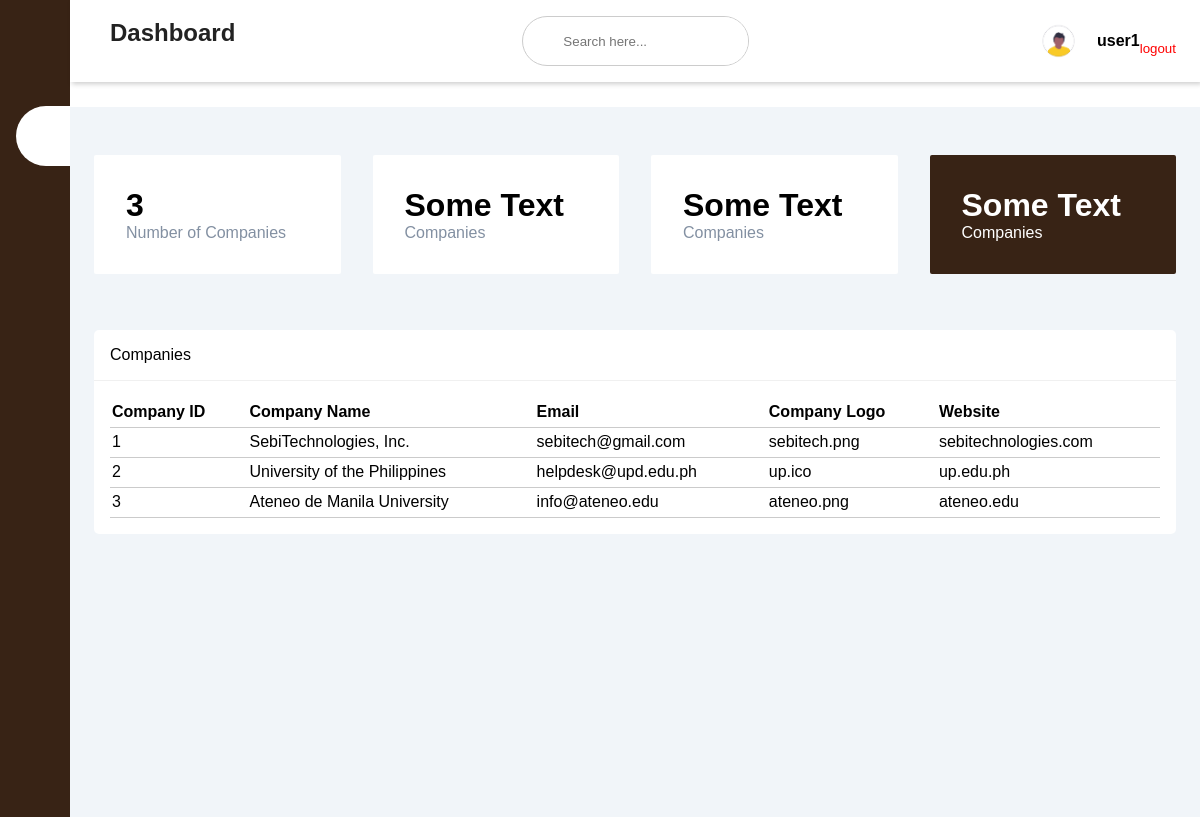
Page /index.php (signed in) on the committed database.
### tables this page shows
CREATE TABLE `companies_db_table` (
  `id` int(11) NOT NULL,
  `company_name` varchar(100) NOT NULL,
  `email` varchar(100) NOT NULL,
  `filename` varchar(100) NOT NULL,
  `website` varchar(100) NOT NULL
);

### index.php (the view, shortened to what this page needs)
<?php include('employees/functions/php_code1.php'); ?>
<!DOCTYPE html>
<html>
  <head>
    <link rel="stylesheet" type="text/css" href="css/dashboard-style.css">
		<link rel="stylesheet" href="https://maxst.icons8.com/vue-static/landings/line-awesome/line-awesome/1.3.0/css/line-awesome.min.css">
  </head>
  <body>
		<div class="content">
		<?php if (isset($_SESSION['success'])) : ?>
			<div class="error success" >
				<h3>
				</h3>
			</div>
		<?php endif ?>
    <div class = "sidebar">
      <div class = "sidebar-brand">
        <h1><span class = "lab la-accusoft"></span> <span>TechSols</span></h1>
      </div>
      <div class = "sidebar-menu">
        <ul>
          <li>
            <a href = "index.php" class = "active"><span class = "las la-igloo"></span>
            <span>Dashboard</span></a>
          </li>
          <li>
            <a href = "companies.php"><span class = "las la-clipboard-list"></span>
            <span>Manage Companies</span></a>
          </li>
        </ul>
      </div>
    </div>
    <div class = "main-content">
      <header>
        <h2>
          <label for = "nav-toggle">
            <span class = "las la-bars" style = "cursor: pointer;"></span>
          </label>
          Dashboard
        </h2>
        <div class = "search-wrapper">
          <input type = "search" placeholder = "Search here..." />
        </div>
        <div class = "user-wrapper">
					<img src="images/user_profile.png"  alt="user_profile">
          <?php  if (isset($_SESSION['user'])) : ?>
  					<strong><?php echo $_SESSION['user']['username']; ?></strong>
  					<small>
  						<br>
  						<a href="index.php?logout='1'" style="color: red;">logout</a>
  					</small>
  				<?php endif ?>
        </div>
      </header>
      <main>
        <div class = "cards">
          <div class = "card-single">
            <div>
              <h1><?php
                $sql = "SELECT * FROM companies_db_table";
                if ($result = mysqli_query($db,$sql)){
                  $rowcount = mysqli_num_rows($result);
                  echo $rowcount;
                }
              ?></h1>
              <span>Number of Companies</span>
            </div>
          </div>
					<div class = "card-single">
            <div>
              <h1>Some Text</h1>
              <span>Companies</span>
            </div>
          </div>
					<div class = "card-single">
            <div>
              <h1>Some Text</h1>
              <span>Companies</span>
            </div>
          </div>
					<div class = "card-single">
            <div>
              <h1>Some Text</h1>
              <span>Companies</span>
            </div>
          </div>
        </div>
				<div class = "recent-grid">
					<div class = "projects">
						<div class = "card">
							<div class = "card-header">
								Companies
							</div>
							<div class = "card-body">
						    <?php $results = mysqli_query($db, "SELECT *FROM companies_db_table"); ?>
								<table>
						      <thead>
						        <tr>
						          <th>Company ID</th>
						          <th>Company Name</th>
						          <th>Email</th>
						          <th>Company Logo</th>
						          <th>Website</th>
						        </tr>
						      </thead>
						      <?php while ($row = mysqli_fetch_array($results)) { ?>
						        <tr>
						          <td><?php echo $row['id']; ?></td>
						          <td><?php echo $row['company_name']; ?></td>
						          <td><?php echo $row['email']; ?></td>
						          <td><?php echo $row['filename']; ?></td>
						          <td><?php echo $row['website']; ?></td>
						        </tr>
						      <?php } ?>
						    </table>
							</div>
						</div>
					</div>
				</div>
      </main>
    </div>
</body>
</html>

### css/dashboard-style.css (style rules this page uses)
:root { --main-color: #382315; --color-dark: #1d2231; --text-gray: #8390a2; }
* { padding: 0; margin: 0; box-sizing: border-box; list-style-type: none; text-decoration: none; font-family: arial; }
.sidebar { width: 345px; position: fixed; left: 0; top: 0; height: 100%; background: var(--main-color); z-index: 100; transition: width 500ms; }
.sidebar-brand { height: 90px; padding: 1rem 0rem 1rem 2rem; color: #fff; }
.sidebar-menu { margin-top: 1rem; }
.sidebar-menu li { width: 100%; margin-bottom: 1.7rem; padding-left: 1rem; }
.sidebar-menu a { padding-left: 1rem; display: block; color: #fff; font-size: 1.1rem; }
.sidebar-menu a.active { background: #fff; padding-top: 1rem; padding-bottom: 1rem; color: var(--main-color); border-radius: 30px 0px 0px 30px; }
.sidebar-menu a span:first-child { font-size: 1.5rem; padding-right: 1rem; }
.main-content { transition: margin-left 500ms; margin-left: 345px; }
header { background: #fff; display: flex; justify-content: space-between; padding: 1rem 1.5rem; box-shadow: 2px 2px 5px rgba(0,0,0,0.2); position: fixed; left: 345px; width: calc(100% - 345px); top: 0; z-index: 100; transition: left 500ms; }
header h2 { color: #222; }
header label span { font-size: 1.7rem; padding-right: 1rem; }
.search-wrapper { border: 1px solid #ccc; border-radius: 30px; height: 50px; display: flex; align-items: center; overflow-x: hidden; }
.search-wrapper input { height: 100%; padding: 0.5rem; border: none; outline: none; }
.user-wrapper { display: flex; align-items: center; }
.user-wrapper img { height: 40px; border-radius: 50%; margin-right: 1rem; }
.user-wrapper small { display: inline-block; }
main { margin-top: 85px; padding: 2rem 1.5rem; background: #f1f5f9; min-height: calc(100vh - 90px); }
.cards { display: grid; grid-template-columns: repeat(4, 1fr); grid-gap: 2rem; margin-top: 1rem; }
.card-single { display: flex; justify-content: space-between; background: #fff; padding: 2rem; border-radius: 2px; }
.card-single div:first-child span { color: var(--text-gray); }
.card-single:last-child { background: var(--main-color); }
.card-single:last-child h1, .card-single:last-child div:first-child span, .card-single:last-child div:last-child span { color: #fff; }
.recent-grid { margin-top: 3.5rem; display: grid; grid-gap: 2rem; grid-template-columns: 100%; }
.card { background: #fff; border-radius: 5px; }
.card-header, .card-body { padding: 1rem; }
.card-header { display: flex; justify-content: space-between; align-items: center; border-bottom: 1px solid #f0f0f0; }
table { width: 100%; border-collapse: collapse; text-align: left; }
tr { border-bottom: 1px solid #cbcbcb; }
th, td { border: none; height: 30px; padding: 2px; }
@media only screen and (max-width: 1200px) { .sidebar { width: 70px; } }
@media only screen and (max-width: 1200px) { .sidebar .sidebar-brand, .sidebar li { padding-left: 1rem; text-align: center; } }
@media only screen and (max-width: 1200px) { .sidebar li a { padding-left: 0rem; } }
@media only screen and (max-width: 1200px) { .main-content { margin-left: 70px; } }
@media only screen and (max-width: 1200px) { .main-content header { width: calc(100% - 70px); left: 70px; } }

### rows in the picture
companies_db_table: id "1", company_name "SebiTechnologies, Inc.", email "sebitech@gmail.com", filename "sebitech.png", website "sebitechnologies.com"
companies_db_table: id "2", company_name "University of the Philippines", email "helpdesk@upd.edu.ph", filename "up.ico", website "up.edu.ph"
companies_db_table: id "3", company_name "Ateneo de Manila University", email "info@ateneo.edu", filename "ateneo.png", website "ateneo.edu"

### other values in the picture
$_SESSION['user']['username'] "user1"
$rowcount "3"
